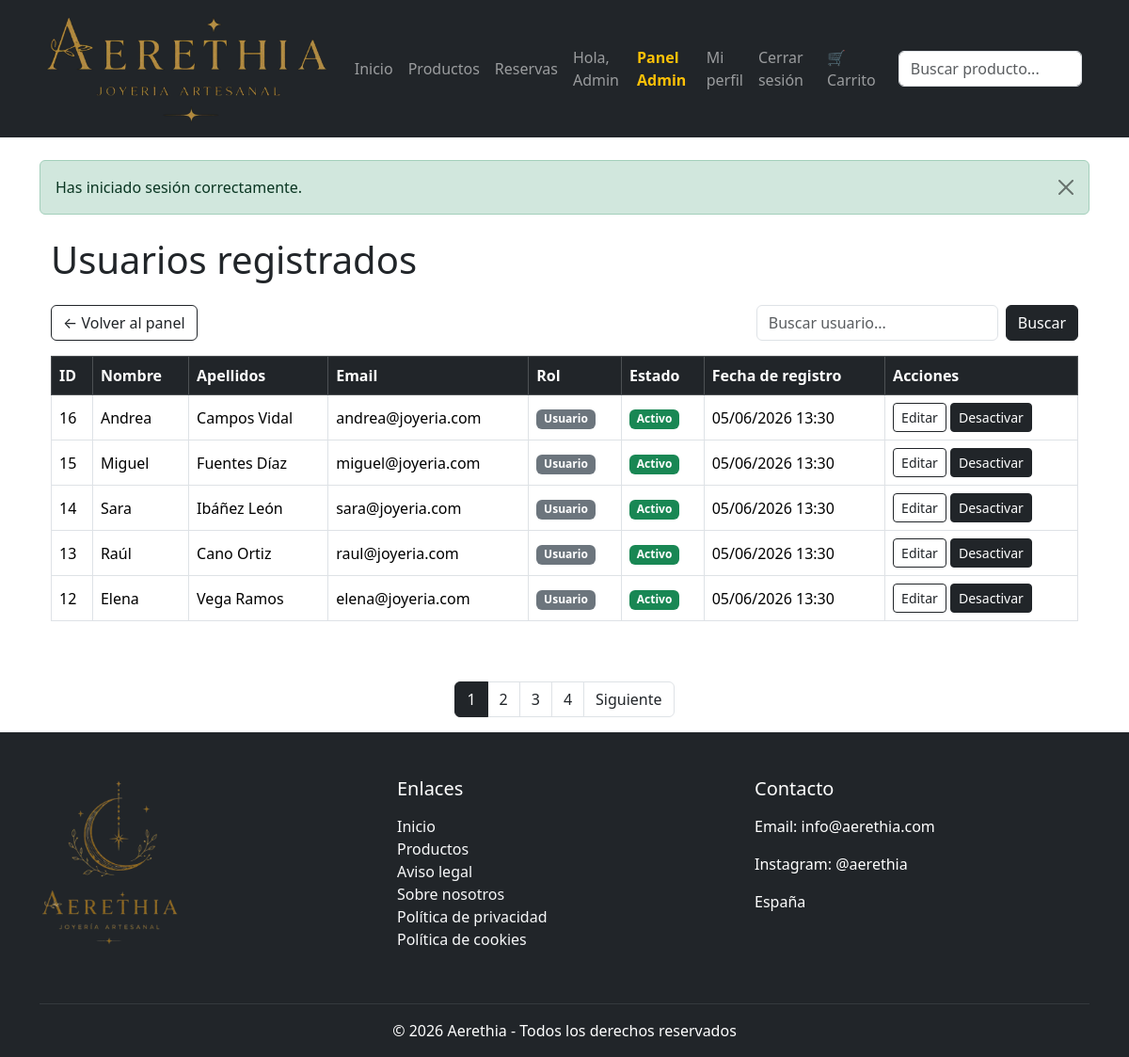
/index.php?controller=admin&action=usuarios (signed in), run on the app's committed database.
### tables this page shows
CREATE TABLE `usuarios` (
  `id_usuario` int(11) NOT NULL,
  `nombre` varchar(100) NOT NULL,
  `apellidos` varchar(150) NOT NULL,
  `email` varchar(150) NOT NULL,
  `password` varchar(255) NOT NULL,
  `rol` enum('user','admin') DEFAULT 'user',
  `fecha_registro` datetime DEFAULT current_timestamp(),
  `activo` tinyint(1) DEFAULT 1
);

### htdocs/app/controllers/AdminController.php (called while the page is built, shortened)
<?php
require_once __DIR__ . "/../models/Usuario.php";
class AdminController {
    public function usuarios() {
        $buscar = $_GET["buscar"] ?? null;
        $limite = 5;
        $pagina = isset($_GET["pagina"]) ? (int) $_GET["pagina"] : 1;
        $inicio = ($pagina - 1) * $limite;
        $totalUsuarios = Usuario::contarTodosFiltrados($buscar);
        $totalPaginas = ceil($totalUsuarios / $limite);
        $usuarios = Usuario::obtenerTodos($buscar, $inicio, $limite);
        require_once __DIR__ . "/../views/admin/usuarios.php";
    }
}
?>

### htdocs/index.php (called while the page is built, shortened)
<?php
$action     = isset($_GET['action'])     ? $_GET['action']     : 'index';
$controllerObject = new $controllerName();
$controllerObject->$action();
?>

### htdocs/app/models/Usuario.php (called while the page is built, shortened)
<?php
class Usuario {
    public static function obtenerTodos($buscar = null, $inicio = null, $limite = null) {
        $db = Conexion::conectar();
        $sql = "SELECT *
                FROM usuarios
                WHERE 1";
        $sql .= " ORDER BY id_usuario DESC";
        if ($inicio !== null && $limite !== null) {
            $sql .= " LIMIT :inicio, :limite";
        }
        $stmt = $db->prepare($sql);
        if ($inicio !== null && $limite !== null) {
            $stmt->bindParam(":inicio", $inicio, PDO::PARAM_INT);
            $stmt->bindParam(":limite", $limite, PDO::PARAM_INT);
        }
        $stmt->execute();
        return $stmt->fetchAll(PDO::FETCH_ASSOC);
    }
        public static function contarTodosFiltrados($buscar = null) {
            $db = Conexion::conectar();
            $sql = "SELECT COUNT(*) AS total
                    FROM usuarios
                    WHERE 1";
            $stmt = $db->prepare($sql);
            $stmt->execute();
            return $stmt->fetch(PDO::FETCH_ASSOC)["total"];
        }
}
?>

### htdocs/app/views/admin/usuarios.php (the view, shortened to what this page needs)
<?php require_once __DIR__ . "/../layouts/header.php"; ?>
<?php
$usuarios = $usuarios ?? [];
$buscar = $buscar ?? "";
$pagina = $pagina ?? 1;
$totalPaginas = $totalPaginas ?? 1;
?>
<div class="container mt-4 mb-5">
    <h1 class="mb-4">Usuarios registrados</h1>
    <div class="d-flex justify-content-between align-items-center mb-3">
        <a href="index.php?controller=admin&action=index" class="btn btn-outline-dark">
            ← Volver al panel
        </a>
        <form method="GET" class="d-flex gap-2">
            <input
                type="text"
                name="buscar"
                class="form-control"
                placeholder="Buscar usuario..."
                value="<?= htmlspecialchars($buscar) ?>"
            >
            <button type="submit" class="btn btn-dark">
                Buscar
            </button>
        </form>
    </div>
    <?php if (empty($usuarios)): ?>
        <div class="alert alert-info">
            No se han encontrado usuarios.
        </div>
    <?php else: ?>
        <div class="table-responsive">
            <table class="table table-bordered table-hover align-middle">
                <thead class="table-dark">
                    <tr>
                        <th>ID</th>
                        <th>Nombre</th>
                        <th>Apellidos</th>
                        <th>Email</th>
                        <th>Rol</th>
                        <th>Estado</th>
                        <th>Fecha de registro</th>
                        <th>Acciones</th>
                    </tr>
                </thead>
                <tbody>
                    <?php foreach ($usuarios as $usuario): ?>
                        <tr>
                            <td><?= $usuario["id_usuario"] ?></td>
                            <td><?= htmlspecialchars($usuario["nombre"]) ?></td>
                            <td><?= htmlspecialchars($usuario["apellidos"]) ?></td>
                            <td><?= htmlspecialchars($usuario["email"]) ?></td>
                            <td>
                                <?php if ($usuario["rol"] == "admin"): ?>
                                    <span class="badge bg-warning text-dark">Admin</span>
                                <?php else: ?>
                                    <span class="badge bg-secondary">Usuario</span>
                                <?php endif; ?>
                            </td>
                            <td>
                                <?php if ($usuario["activo"] == 1): ?>
                                    <span class="badge bg-success">Activo</span>
                                <?php else: ?>
                                    <span class="badge bg-danger">Inactivo</span>
                                <?php endif; ?>
                            </td>
                            <td>
                                <?= date("d/m/Y H:i", strtotime($usuario["fecha_registro"])) ?>
                            </td>
                            <td>
                                <a
                                    href="index.php?controller=admin&action=editarUsuario&id=<?= $usuario["id_usuario"] ?>"
                                    class="btn btn-sm btn-outline-dark"
                                >
                                    Editar
                                </a>
                                <?php if ($usuario["id_usuario"] != $_SESSION["usuario"]["id_usuario"]): ?>
                                    <?php if ($usuario["activo"] == 1): ?>
                                        <a
                                            href="index.php?controller=admin&action=eliminarUsuario&id=<?= $usuario["id_usuario"] ?>"
                                            class="btn btn-sm btn-dark"
                                            onclick="return confirm('¿Seguro que quieres desactivar este usuario?')"
                                        >
                                            Desactivar
                                        </a>
                                    <?php endif; ?>
                                <?php endif; ?>
                            </td>
                        </tr>
                    <?php endforeach; ?>
                </tbody>
            </table>
        </div>
    <?php endif; ?>
</div>
<?php if ($totalPaginas > 1): ?>
    <nav class="mt-4">
        <ul class="pagination justify-content-center">
            <?php for ($i = 1; $i <= $totalPaginas; $i++): ?>
                <li class="page-item <?= $i == $pagina ? 'active' : '' ?>">
                    <a
                        class="page-link"
                        href="index.php?controller=admin&action=usuarios&pagina=<?= $i ?>&buscar=<?= urlencode($buscar) ?>"
                    >
                        <?= $i ?>
                    </a>
                </li>
            <?php endfor; ?>
            <?php if ($pagina < $totalPaginas): ?>
                <li class="page-item">
                    <a
                        class="page-link"
                        href="index.php?controller=admin&action=usuarios&pagina=<?= $pagina + 1 ?>&buscar=<?= urlencode($buscar) ?>"
                    >
                        Siguiente
                    </a>
                </li>
            <?php endif; ?>
        </ul>
    </nav>
<?php endif; ?>
<?php require_once __DIR__ . "/../layouts/footer.php"; ?>

### htdocs/app/views/admin/usuarios.php (style rules this page uses)
.pagination .page-item.active .page-link { background-color: #212529 !important; border-color: #212529 !important; color: white !important; }
.pagination .page-link { color: #212529 !important; }

### data on the page
usuarios: id_usuario "16", nombre "Andrea", apellidos "Campos Vidal", email "andrea@joyeria.com", rol "Usuario", activo "Activo", fecha_registro "05/06/2026 13:30"
usuarios: id_usuario "15", nombre "Miguel", apellidos "Fuentes Díaz", email "miguel@joyeria.com", rol "Usuario", activo "Activo", fecha_registro "05/06/2026 13:30"
usuarios: id_usuario "14", nombre "Sara", apellidos "Ibáñez León", email "sara@joyeria.com", rol "Usuario", activo "Activo", fecha_registro "05/06/2026 13:30"
usuarios: id_usuario "13", nombre "Raúl", apellidos "Cano Ortiz", email "raul@joyeria.com", rol "Usuario", activo "Activo", fecha_registro "05/06/2026 13:30"
usuarios: id_usuario "12", nombre "Elena", apellidos "Vega Ramos", email "elena@joyeria.com", rol "Usuario", activo "Activo", fecha_registro "05/06/2026 13:30"

### other printed values
$_SESSION["usuario"]["nombre"] "Admin"
$_SESSION["mensaje"] "Has iniciado sesión correctamente."
